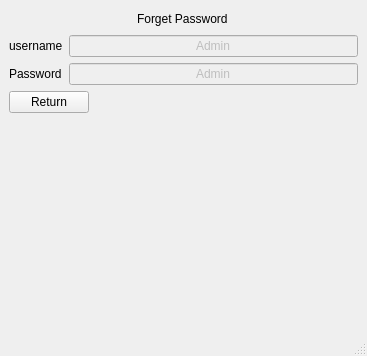
<?xml version="1.0" encoding="UTF-8"?>
<ui version="4.0">
 <class>ForgetPassowrd</class>
 <widget class="QMainWindow" name="ForgetPassowrd">
  <property name="geometry">
   <rect>
    <x>0</x>
    <y>0</y>
    <width>367</width>
    <height>356</height>
   </rect>
  </property>
  <property name="windowTitle">
   <string>MainWindow</string>
  </property>
  <widget class="QWidget" name="centralwidget">
   <layout class="QVBoxLayout" name="verticalLayout">
    <item>
     <layout class="QHBoxLayout" name="horizontalLayout_2">
      <item>
       <spacer name="horizontalSpacer">
        <property name="orientation">
         <enum>Qt::Orientation::Horizontal</enum>
        </property>
        <property name="sizeHint" stdset="0">
         <size>
          <width>40</width>
          <height>20</height>
         </size>
        </property>
       </spacer>
      </item>
      <item>
       <widget class="QLabel" name="label">
        <property name="text">
         <string>Forget Password </string>
        </property>
       </widget>
      </item>
      <item>
       <spacer name="horizontalSpacer_2">
        <property name="orientation">
         <enum>Qt::Orientation::Horizontal</enum>
        </property>
        <property name="sizeHint" stdset="0">
         <size>
          <width>40</width>
          <height>20</height>
         </size>
        </property>
       </spacer>
      </item>
     </layout>
    </item>
    <item>
     <layout class="QFormLayout" name="formLayout">
      <item row="0" column="0">
       <widget class="QLabel" name="label_2">
        <property name="text">
         <string>username</string>
        </property>
       </widget>
      </item>
      <item row="0" column="1">
       <widget class="QLineEdit" name="lineEdit">
        <property name="enabled">
         <bool>false</bool>
        </property>
        <property name="text">
         <string>Admin</string>
        </property>
        <property name="alignment">
         <set>Qt::AlignmentFlag::AlignCenter</set>
        </property>
       </widget>
      </item>
      <item row="1" column="0">
       <widget class="QLabel" name="label_3">
        <property name="text">
         <string>Password</string>
        </property>
       </widget>
      </item>
      <item row="1" column="1">
       <widget class="QLineEdit" name="lineEdit_2">
        <property name="enabled">
         <bool>false</bool>
        </property>
        <property name="text">
         <string>Admin</string>
        </property>
        <property name="alignment">
         <set>Qt::AlignmentFlag::AlignCenter</set>
        </property>
       </widget>
      </item>
     </layout>
    </item>
    <item>
     <layout class="QHBoxLayout" name="horizontalLayout">
      <item>
       <widget class="QPushButton" name="pushButton">
        <property name="text">
         <string>Return</string>
        </property>
       </widget>
      </item>
      <item>
       <spacer name="horizontalSpacer_3">
        <property name="orientation">
         <enum>Qt::Orientation::Horizontal</enum>
        </property>
        <property name="sizeHint" stdset="0">
         <size>
          <width>40</width>
          <height>20</height>
         </size>
        </property>
       </spacer>
      </item>
     </layout>
    </item>
    <item>
     <spacer name="verticalSpacer">
      <property name="orientation">
       <enum>Qt::Orientation::Vertical</enum>
      </property>
      <property name="sizeHint" stdset="0">
       <size>
        <width>20</width>
        <height>170</height>
       </size>
      </property>
     </spacer>
    </item>
   </layout>
  </widget>
  <widget class="QStatusBar" name="statusBar"/>
 </widget>
 <resources/>
 <connections/>
</ui>
